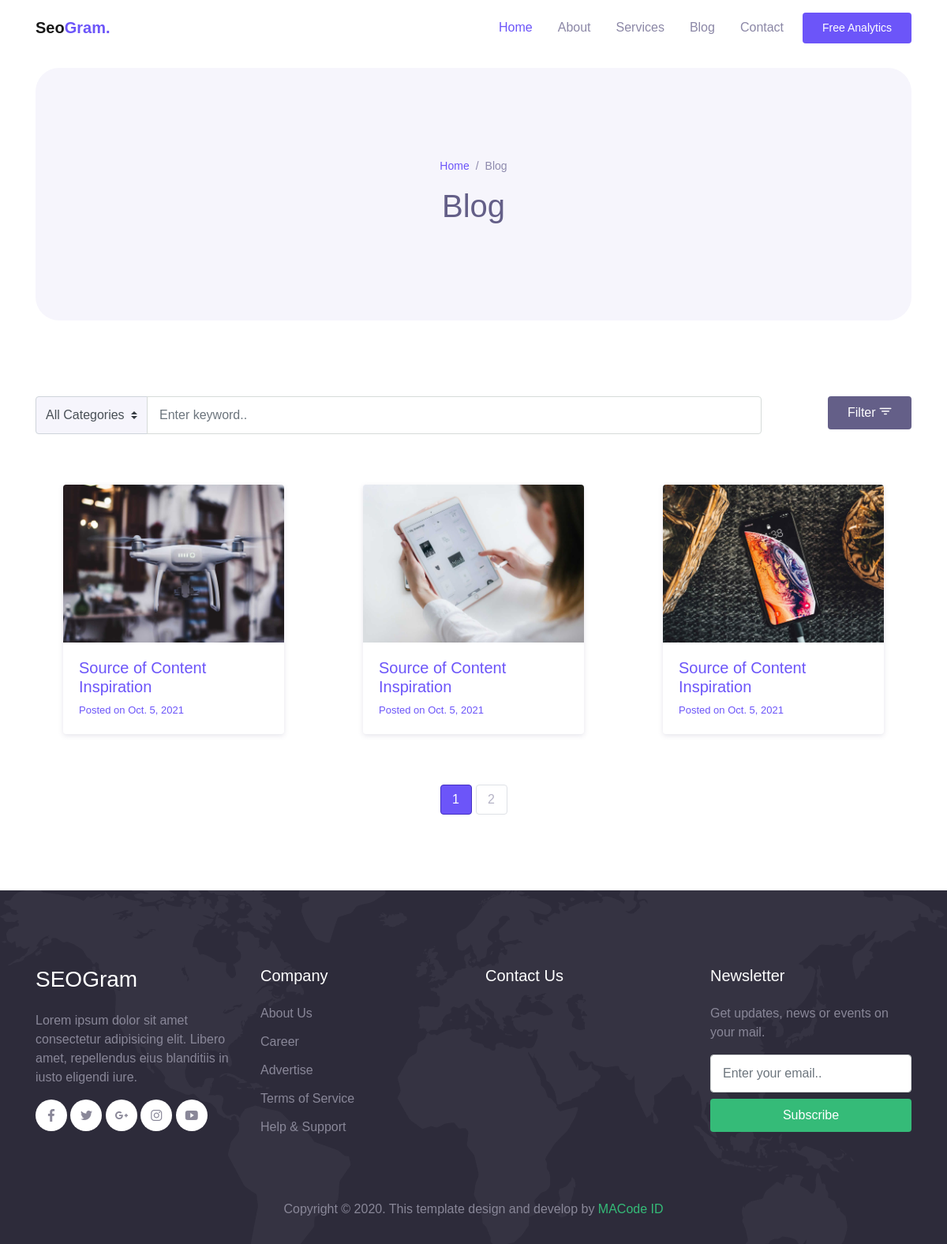
The app's page /category/4/ with its own data.
### app/models.py (models this page shows, shortened)
class Blog(models.Model):
    image = models.ImageField(upload_to='uploads/')
    title = models.CharField(max_length=255)
    description = models.TextField(null=True, blank=True)
    date = models.DateField()
    category = models.ForeignKey(Category, on_delete=models.CASCADE, null=True, blank=True)
    slug = AutoSlugField(populate_from='title')
    class Meta:
        verbose_name = 'Blog'
        verbose_name_plural = 'Blogs'
        ordering = ['id']

### app/views.py (the view)
# urls.py: re_path('category/(?P<pk>\d+)/', views.CategoryView.as_view(), name='catogory'),
class CategoryView(generic.ListView):
    queryset = Category.objects.all()
    template_name = 'blog.html'
    model = Blog
    paginate_by = 3
    def get_context_data(self, **kwargs):
        context = super().get_context_data(**kwargs)
        category_id = self.kwargs['pk']
        context['category'] = Category.objects.all()
        p = Paginator(Blog.objects.select_related().filter(category_id=category_id), self.paginate_by)
        context['blog'] = p.page(context['page_obj'].number)
        return context

### templates/blog.html (shortened to what this page needs)
{% extends 'base.html' %}
{% load static %}
{% block content %}
    <header>
        <div class="container">
            <div class="page-banner">
                <div class="row justify-content-center align-items-center h-100">
                    <div class="col-md-6">
                        <nav aria-label="Breadcrumb">
                            <ul class="breadcrumb justify-content-center py-0 bg-transparent">
                                <li class="breadcrumb-item"><a href="{% url 'index' %}">Home</a></li>
                                <li class="breadcrumb-item active">Blog</li>
                            </ul>
                        </nav>
                        <h1 class="text-center">Blog</h1>
                    </div>
                </div>
            </div>
        </div>
    </header>
    <div class="page-section">
        <div class="container">
            <div class="row">
                <div class="col-sm-10">
                    <form action="/search" method="GET" class="form-search-blog">
                        <div class="input-group">
                            <div class="input-group-prepend">
                                <select id="categories" onChange="handleChange()" class="custom-select bg-light">
                                    <option>All Categories</option>
                                </select>
                            </div>
                            <input type="text" id="inputValue" class="form-control" placeholder="Enter keyword..">
                        </div>
                    </form>
                </div>
                <div class="col-sm-2 text-sm-right">
                    <button class="btn btn-secondary">Filter <span class="mai-filter"></span></button>
                </div>
            </div>
            <div class="row my-5">
                {% for i in blog %}
                    <a href="{% url 'detail' i.id %}">
                        <div class="col-lg-4 py-3 wow fadeInUp">
                            <div class="card-blog">
                                <div class="header">
                                    <div class="post-thumb">
                                        <img src="{{ i.image.url }}" alt="">
                                    </div>
                                </div>
                                <div class="body">
                                    <h5 class="post-title">{{ i.title }}</h5>
                                    <div class="post-date">Posted on <a href="#">{{ i.date }}</a></div>
                                </div>
                            </div>
                        </div>
                    </a>
                                {% endfor %}
            </div>
                        {% if is_paginated %}
                            <nav aria-label="Page Navigation">
                                <ul class="pagination justify-content-center">
                                    {% for i in blog.paginator.page_range %}
                                        {% if i == page_obj.number %}
                                            <li class="page-item active" aria-current="page">
                                                <a class="page-link" href="?page={{ i }}" span
                                                   class="visually-hidden">{{ i }} </span> </a>
                                            </li>
                                        {% else %}
                                            <li class="page-item"><a class="page-link" href="?page={{ i }}">{{ i }}</a></li>
                                        {% endif %}
                                    {% endfor %}
                                </ul>
                            </nav>
                        {% endif %}
        </div>
    </div>
{% endblock %}

### static/assets/css/theme.css (style rules this page uses)
:root { --primary: #6C55F9; --accent: #FF3D85; --secondary: #645F88; --success: #35bb78; --info: #05B4E1; --warning: #FAC14D; --danger: #FF4943; --grey: #B4B2C5; --dark: #2D2B3A; --light: #F6F5FC; }
body { font-family: "Work Sans", sans-serif; line-height: 1.5; color: #2D2B3A; }
a { color: #6C55F9; text-decoration: none; background-color: transparent; }
.bg-light { background-color: #F6F5FC !important; }
.btn-secondary { color: #fff; background-color: #645F88; border-color: transparent; }
.btn { padding: 8px 24px; }
.breadcrumb { font-weight: 500; background-color: #f8f9fa; }
.breadcrumb .breadcrumb-item.active { color: #8e8aad; }
.breadcrumb .breadcrumb-item + .breadcrumb-item::before { color: #8e8aad; }
.form-control { padding: 8px 15px; height: calc(1.5em + 1.375rem + 2px); border-color: #d6dbd9; }
.custom-select { height: calc(1.5em + 1.375rem + 2px); }
.page-link { margin-left: 5px; min-width: 40px; color: #B4B2C5; border: 1px solid #dee1e6; text-align: center; border-radius: 4px; }
.page-item.active .page-link { z-index: 3; color: #fff; background-color: #6C55F9; border-color: #4330c2; }
.page-section { position: relative; padding-top: 80px; padding-bottom: 80px; color: #898798; overflow: hidden; }
.page-banner { position: relative; margin-top: 16px; margin-bottom: 16px; height: 320px; background-color: #F6F5FC; color: #645F88; border-radius: 30px; z-index: 10; }
.page-banner .breadcrumb-item, .page-banner .breadcrumb-item a { font-size: 14px; }
.card-blog { display: block; margin: 0 auto; max-width: 280px; border-radius: 4px; box-shadow: 0 2px 6px rgba(100, 95, 136, 0.16); overflow: hidden; }
.card-blog .header { background-color: #F6F5FC; }
.card-blog .header .post-thumb { position: relative; display: block; width: 100%; height: 200px; overflow: hidden; }
.card-blog .header .post-thumb img { width: auto; height: 100%; }
.card-blog .body { padding: 20px; }
.card-blog .post-date { font-size: 13px; }
.form-search-blog .custom-select { border-top-right-radius: 0; border-bottom-right-radius: 0; }

### records on screen
Blog: image (picture), title "Source of Content Inspiration", date "Oct. 5, 2021"
Blog: image (picture), title "Source of Content Inspiration", date "Oct. 5, 2021"
Blog: image (picture), title "Source of Content Inspiration", date "Oct. 5, 2021"

### other values on screen
{{ i }} "1"
{{ i }} "2"
